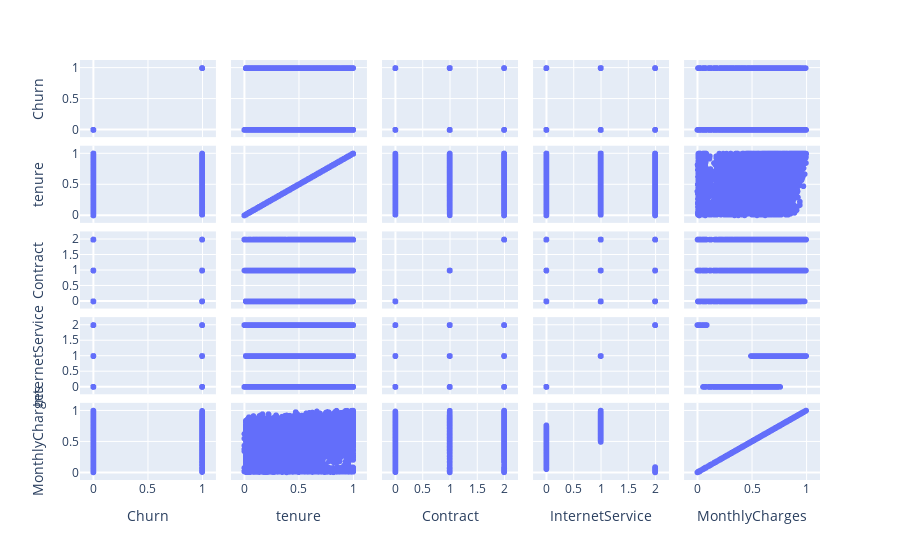

Notebook code cell kept with this figure:
### Code cell
fig = px.scatter_matrix(df[["Churn", "tenure", "Contract", "InternetService", "MonthlyCharges"]])
fig.show()

### Figure 1 — Plotly figure (JSON) as saved in the notebook; plotly's stock layout.template omitted (floating-point values rounded to 4 significant figures; data arrays with more than 128 entries replaced by an {"elided": "..."} marker saying what was removed)
{"data": [{"dimensions": [{"axis": {"matches": true}, "label": "Churn", "values": {"elided": "7043 int values"}}, {"axis": {"matches": true}, "label": "tenure", "values": {"elided": "7043 float values"}}, {"axis": {"matches": true}, "label": "Contract", "values": {"elided": "7043 int values"}}, {"axis": {"matches": true}, "label": "InternetService", "values": {"elided": "7043 int values"}}, {"axis": {"matches": true}, "label": "MonthlyCharges", "values": {"elided": "7043 float values"}}], "hovertemplate": "%{xaxis.title.text}=%{x}<br>%{yaxis.title.text}=%{y}<extra></extra>", "legendgroup": "", "marker": {"color": "#636efa", "symbol": "circle"}, "name": "", "showlegend": false, "type": "splom"}], "layout": {"autosize": true, "dragmode": "select", "legend": {"tracegroupgap": 0}, "margin": {"t": 60}, "xaxis": {"autorange": true, "range": [-0.1508, 1.151], "type": "linear"}, "xaxis2": {"autorange": true, "range": [-0.1508, 1.151], "type": "linear"}, "xaxis3": {"autorange": true, "range": [-0.3016, 2.302], "type": "linear"}, "xaxis4": {"autorange": true, "range": [-0.3016, 2.302], "type": "linear"}, "xaxis5": {"autorange": true, "range": [-0.1508, 1.151], "type": "linear"}, "yaxis": {"autorange": true, "range": [-0.1508, 1.151], "type": "linear"}, "yaxis2": {"autorange": true, "range": [-0.1508, 1.151], "type": "linear"}, "yaxis3": {"autorange": true, "range": [-0.3016, 2.302], "type": "linear"}, "yaxis4": {"autorange": true, "range": [-0.3016, 2.302], "type": "linear"}, "yaxis5": {"autorange": true, "range": [-0.1508, 1.151], "type": "linear"}}}
